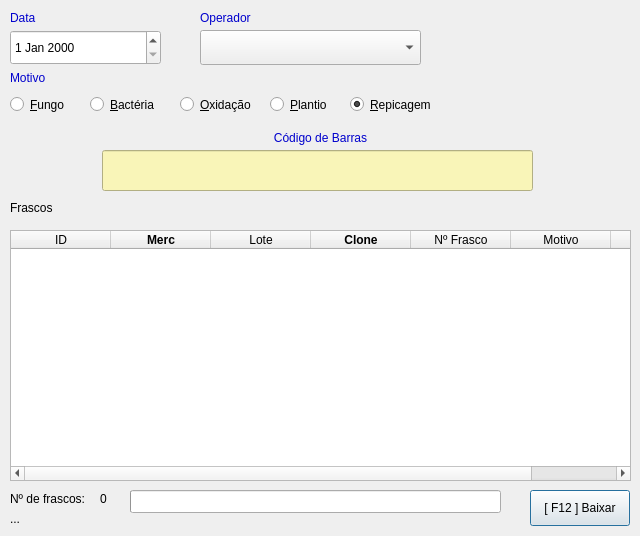
<?xml version="1.0" encoding="UTF-8"?>
<ui version="4.0">
 <class>frmBaixaFrascos</class>
 <widget class="QDialog" name="frmBaixaFrascos">
  <property name="geometry">
   <rect>
    <x>0</x>
    <y>0</y>
    <width>640</width>
    <height>536</height>
   </rect>
  </property>
  <property name="windowTitle">
   <string>Baixa Frascos</string>
  </property>
  <widget class="QDateEdit" name="txtData">
   <property name="geometry">
    <rect>
     <x>10</x>
     <y>30</y>
     <width>151</width>
     <height>35</height>
    </rect>
   </property>
  </widget>
  <widget class="QComboBox" name="cmbOperador">
   <property name="geometry">
    <rect>
     <x>200</x>
     <y>30</y>
     <width>221</width>
     <height>35</height>
    </rect>
   </property>
  </widget>
  <widget class="QRadioButton" name="radioButton">
   <property name="geometry">
    <rect>
     <x>10</x>
     <y>93</y>
     <width>99</width>
     <height>23</height>
    </rect>
   </property>
   <property name="text">
    <string>&amp;Fungo</string>
   </property>
  </widget>
  <widget class="QRadioButton" name="radioButton_2">
   <property name="geometry">
    <rect>
     <x>90</x>
     <y>93</y>
     <width>99</width>
     <height>23</height>
    </rect>
   </property>
   <property name="text">
    <string>&amp;Bactéria</string>
   </property>
  </widget>
  <widget class="QRadioButton" name="radioButton_3">
   <property name="geometry">
    <rect>
     <x>180</x>
     <y>93</y>
     <width>99</width>
     <height>23</height>
    </rect>
   </property>
   <property name="text">
    <string>&amp;Oxidação</string>
   </property>
  </widget>
  <widget class="QRadioButton" name="radioButton_4">
   <property name="geometry">
    <rect>
     <x>270</x>
     <y>93</y>
     <width>99</width>
     <height>23</height>
    </rect>
   </property>
   <property name="text">
    <string>&amp;Plantio</string>
   </property>
   <property name="checked">
    <bool>false</bool>
   </property>
  </widget>
  <widget class="QTableWidget" name="tblFrascos">
   <property name="geometry">
    <rect>
     <x>10</x>
     <y>230</y>
     <width>621</width>
     <height>251</height>
    </rect>
   </property>
   <column>
    <property name="text">
     <string>ID</string>
    </property>
    <property name="textAlignment">
     <set>AlignCenter</set>
    </property>
    <property name="foreground">
     <brush brushstyle="NoBrush">
      <color alpha="255">
       <red>85</red>
       <green>87</green>
       <blue>83</blue>
      </color>
     </brush>
    </property>
   </column>
   <column>
    <property name="text">
     <string>Merc</string>
    </property>
    <property name="font">
     <font>
      <weight>75</weight>
      <bold>true</bold>
     </font>
    </property>
    <property name="textAlignment">
     <set>AlignCenter</set>
    </property>
   </column>
   <column>
    <property name="text">
     <string>Lote</string>
    </property>
    <property name="textAlignment">
     <set>AlignCenter</set>
    </property>
   </column>
   <column>
    <property name="text">
     <string>Clone</string>
    </property>
    <property name="font">
     <font>
      <weight>75</weight>
      <bold>true</bold>
     </font>
    </property>
    <property name="textAlignment">
     <set>AlignCenter</set>
    </property>
   </column>
   <column>
    <property name="text">
     <string>Nº Frasco</string>
    </property>
    <property name="textAlignment">
     <set>AlignCenter</set>
    </property>
   </column>
   <column>
    <property name="text">
     <string>Motivo</string>
    </property>
    <property name="textAlignment">
     <set>AlignCenter</set>
    </property>
   </column>
   <column>
    <property name="text">
     <string>Nº Mds</string>
    </property>
    <property name="textAlignment">
     <set>AlignCenter</set>
    </property>
   </column>
  </widget>
  <widget class="QLabel" name="label">
   <property name="geometry">
    <rect>
     <x>10</x>
     <y>10</y>
     <width>54</width>
     <height>17</height>
    </rect>
   </property>
   <property name="styleSheet">
    <string notr="true">color: rgb(0, 0, 205);</string>
   </property>
   <property name="text">
    <string>Data</string>
   </property>
   <property name="textFormat">
    <enum>Qt::RichText</enum>
   </property>
  </widget>
  <widget class="QLabel" name="label_2">
   <property name="geometry">
    <rect>
     <x>200</x>
     <y>10</y>
     <width>60</width>
     <height>17</height>
    </rect>
   </property>
   <property name="styleSheet">
    <string notr="true">color: rgb(0, 0, 205);</string>
   </property>
   <property name="text">
    <string>Operador</string>
   </property>
   <property name="textFormat">
    <enum>Qt::RichText</enum>
   </property>
  </widget>
  <widget class="QLabel" name="label_3">
   <property name="geometry">
    <rect>
     <x>10</x>
     <y>70</y>
     <width>60</width>
     <height>17</height>
    </rect>
   </property>
   <property name="styleSheet">
    <string notr="true">color: rgb(0, 0, 205);</string>
   </property>
   <property name="text">
    <string>Motivo</string>
   </property>
   <property name="textFormat">
    <enum>Qt::RichText</enum>
   </property>
  </widget>
  <widget class="QLabel" name="label_4">
   <property name="geometry">
    <rect>
     <x>10</x>
     <y>200</y>
     <width>60</width>
     <height>17</height>
    </rect>
   </property>
   <property name="styleSheet">
    <string notr="true"/>
   </property>
   <property name="text">
    <string>Frascos</string>
   </property>
   <property name="textFormat">
    <enum>Qt::RichText</enum>
   </property>
  </widget>
  <widget class="QPushButton" name="btBaixar">
   <property name="geometry">
    <rect>
     <x>530</x>
     <y>490</y>
     <width>100</width>
     <height>36</height>
    </rect>
   </property>
   <property name="text">
    <string>[ F12 ] Baixar</string>
   </property>
  </widget>
  <widget class="QLabel" name="label_5">
   <property name="geometry">
    <rect>
     <x>10</x>
     <y>490</y>
     <width>80</width>
     <height>17</height>
    </rect>
   </property>
   <property name="text">
    <string>Nº de frascos:</string>
   </property>
  </widget>
  <widget class="QLabel" name="lblNFrascos">
   <property name="geometry">
    <rect>
     <x>100</x>
     <y>490</y>
     <width>54</width>
     <height>17</height>
    </rect>
   </property>
   <property name="text">
    <string>0</string>
   </property>
  </widget>
  <widget class="QLineEdit" name="txtCodigo">
   <property name="geometry">
    <rect>
     <x>102</x>
     <y>150</y>
     <width>431</width>
     <height>41</height>
    </rect>
   </property>
   <property name="font">
    <font>
     <family>Noto Sans CJK HK</family>
     <pointsize>22</pointsize>
     <weight>75</weight>
     <bold>true</bold>
    </font>
   </property>
   <property name="styleSheet">
    <string notr="true">color: rgb(0, 0, 255);
background-color: rgb(249, 245, 184);</string>
   </property>
   <property name="text">
    <string/>
   </property>
   <property name="alignment">
    <set>Qt::AlignCenter</set>
   </property>
  </widget>
  <widget class="QLabel" name="label_6">
   <property name="geometry">
    <rect>
     <x>10</x>
     <y>130</y>
     <width>621</width>
     <height>17</height>
    </rect>
   </property>
   <property name="styleSheet">
    <string notr="true">color: rgb(0, 0, 205);</string>
   </property>
   <property name="text">
    <string>Código de Barras</string>
   </property>
   <property name="textFormat">
    <enum>Qt::RichText</enum>
   </property>
   <property name="alignment">
    <set>Qt::AlignCenter</set>
   </property>
  </widget>
  <widget class="QProgressBar" name="pbBaixa">
   <property name="geometry">
    <rect>
     <x>130</x>
     <y>490</y>
     <width>371</width>
     <height>23</height>
    </rect>
   </property>
   <property name="value">
    <number>0</number>
   </property>
   <property name="textVisible">
    <bool>false</bool>
   </property>
  </widget>
  <widget class="QLabel" name="label_7">
   <property name="geometry">
    <rect>
     <x>460</x>
     <y>0</y>
     <width>151</width>
     <height>141</height>
    </rect>
   </property>
   <property name="text">
    <string/>
   </property>
   <property name="pixmap">
    <pixmap>images/barcode_scanner.png</pixmap>
   </property>
   <property name="scaledContents">
    <bool>true</bool>
   </property>
  </widget>
  <widget class="QLabel" name="lblMsg">
   <property name="geometry">
    <rect>
     <x>10</x>
     <y>510</y>
     <width>491</width>
     <height>17</height>
    </rect>
   </property>
   <property name="text">
    <string>...</string>
   </property>
  </widget>
  <widget class="QRadioButton" name="radioButton_5">
   <property name="geometry">
    <rect>
     <x>350</x>
     <y>93</y>
     <width>99</width>
     <height>23</height>
    </rect>
   </property>
   <property name="text">
    <string>&amp;Repicagem</string>
   </property>
   <property name="checked">
    <bool>true</bool>
   </property>
  </widget>
 </widget>
 <tabstops>
  <tabstop>txtData</tabstop>
  <tabstop>cmbOperador</tabstop>
  <tabstop>radioButton</tabstop>
  <tabstop>radioButton_2</tabstop>
  <tabstop>radioButton_3</tabstop>
  <tabstop>radioButton_4</tabstop>
  <tabstop>txtCodigo</tabstop>
  <tabstop>tblFrascos</tabstop>
  <tabstop>btBaixar</tabstop>
 </tabstops>
 <resources>
  <include location="images/barcodescaner.qrc"/>
 </resources>
 <connections/>
</ui>
